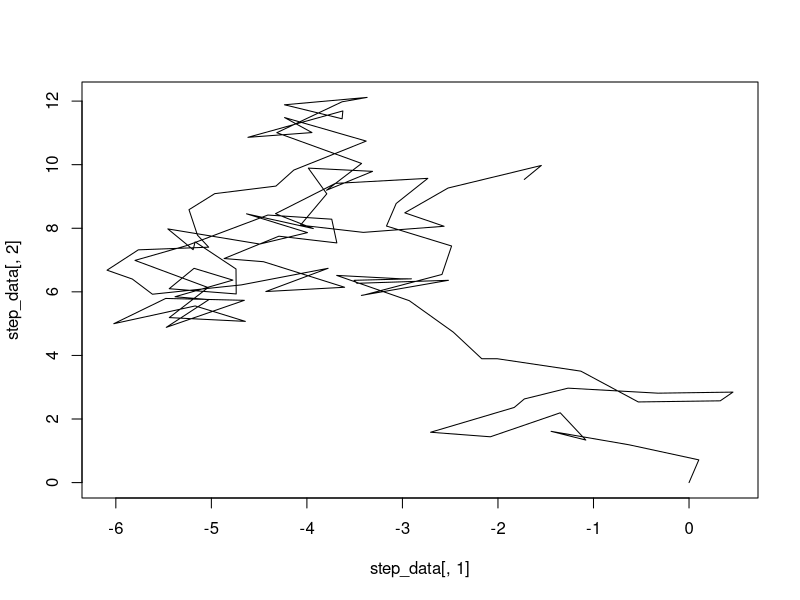
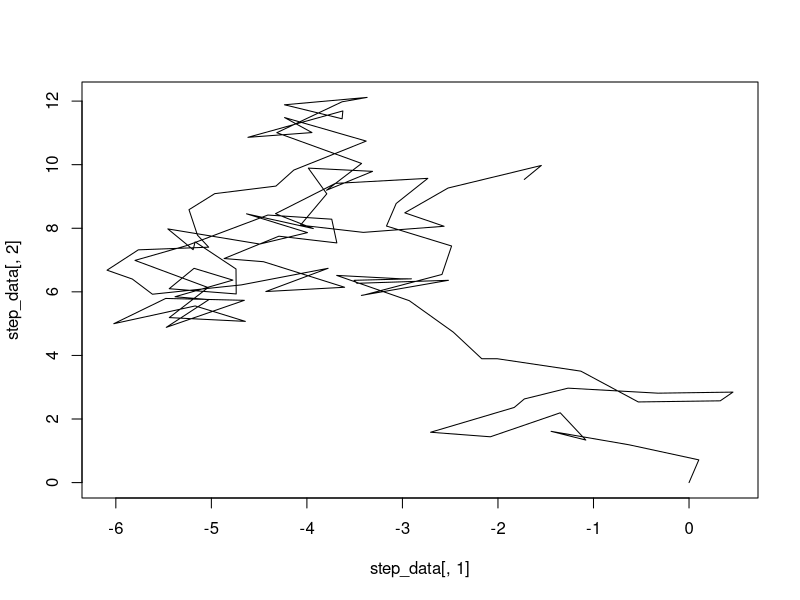
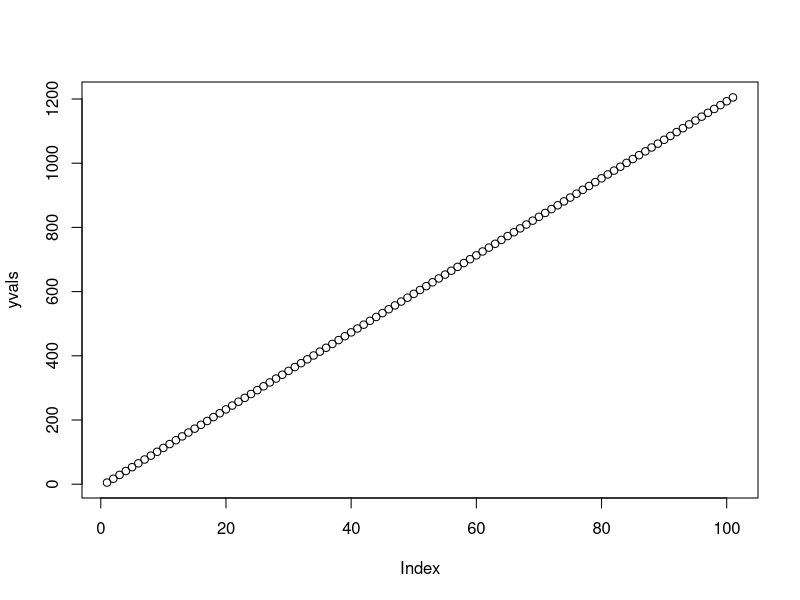
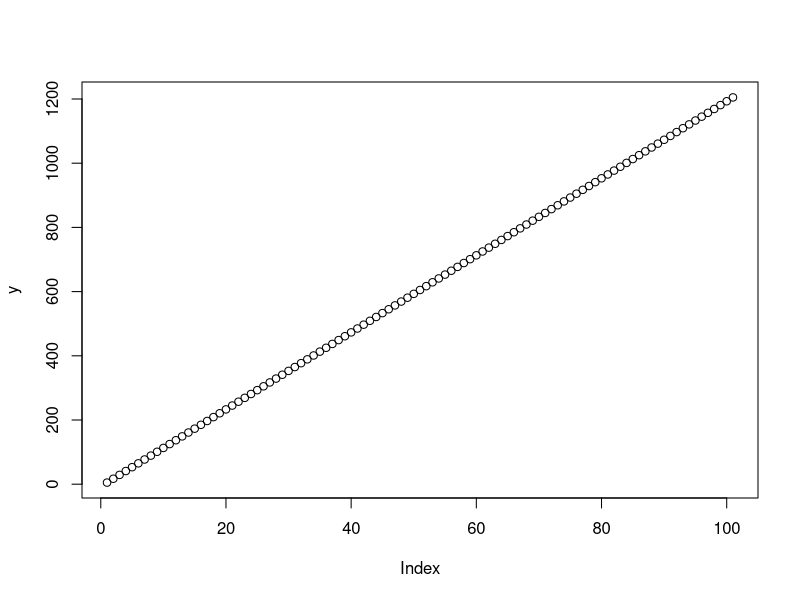
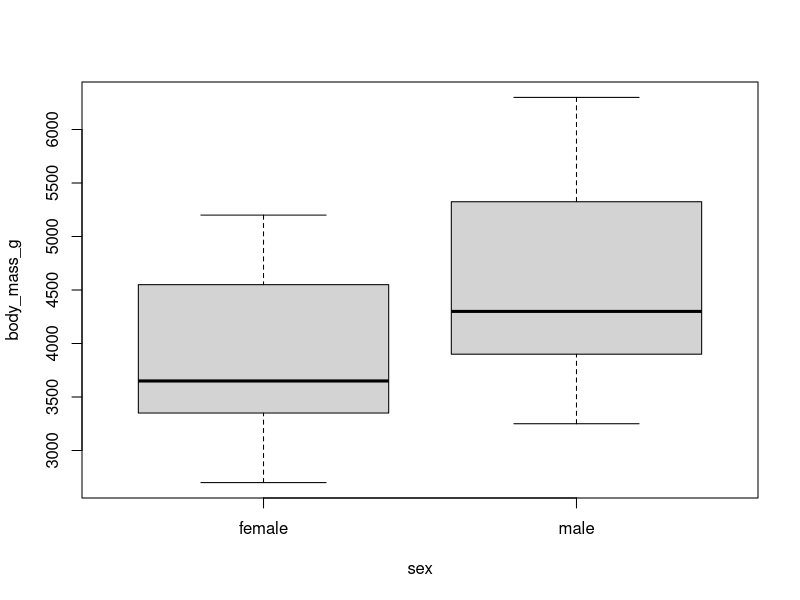
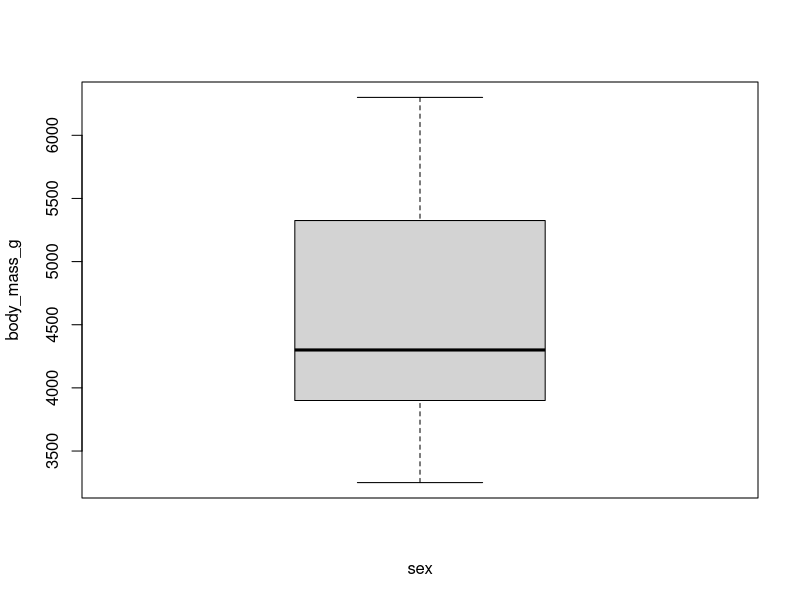
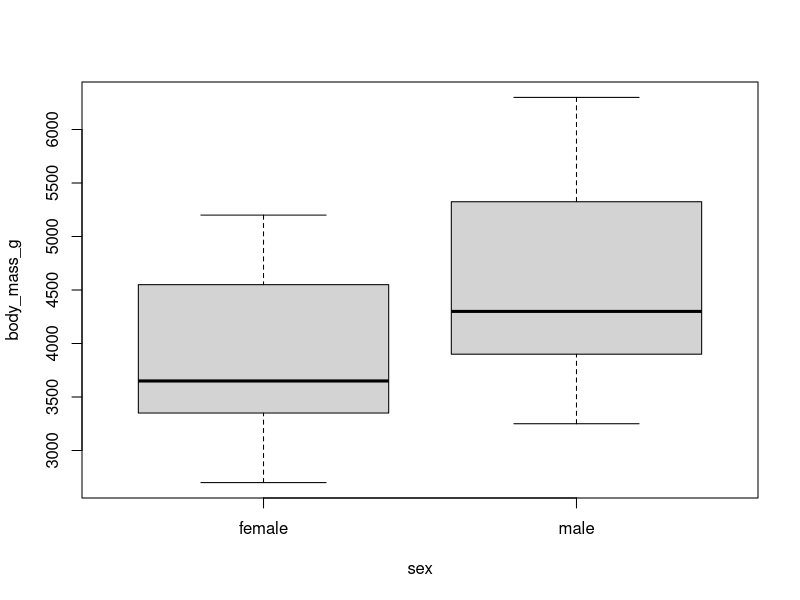
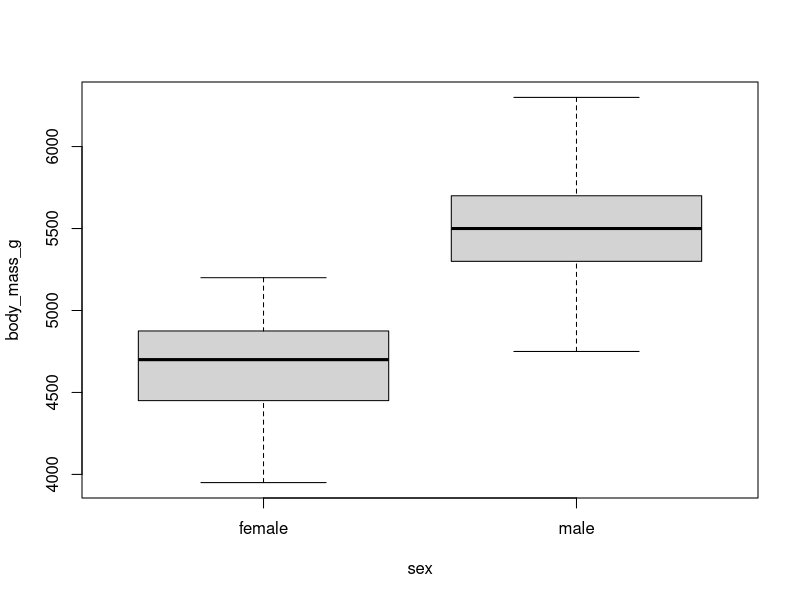

R code for these plots, in order:
#random walk ----

x_start = 0
y_start = 0

n_steps = 100

step_data = matrix(0, ncol = 2, nrow = n_steps + 1)
step_data[1,1] = x_start
step_data[1,2] = y_start

for(i in 1:n_steps){
  
  x_current = step_data[i, 1]
  y_current = step_data[i, 2]
  
  x_next = x_current + runif(n = 1, min = -1, max = 1)
  y_next = y_current + runif(n = 1, min = -1, max = 1)
  
  step_data[i+1, 1] = x_next
  step_data[i+1, 2] = y_next
  
}

plot(step_data[,1], step_data[,2], type = "l")
#lmaoo why did this make europe

#Random walk function v1

r_walk_1 <- function(x_start, y_start, n_steps){
  step_data = matrix(0, ncol = 2, nrow = n_steps + 1)
  step_data[1,1] = x_start
  step_data[1,2] = y_start
  
  for(i in 1:n_steps){
    
    x_current = step_data[i, 1]
    y_current = step_data[i, 2]
    
    x_next = x_current + runif(n = 1, min = -1, max = 1)
    y_next = y_current + runif(n = 1, min = -1, max = 1)
    
    step_data[i+1, 1] = x_next
    step_data[i+1, 2] = y_next
    
    return(step_data)
  }
  
}

plot(step_data[,1], step_data[,2], type = "l")
#Why Do I Keep Making Europe


#linear function silly time ----

slope = 1
intercept = 1

x = 1:5
#this whole time.. i didn't even have to type c()
class(x)
#wait how is it an integer..
#..wtf

y = slope*x + intercept

#oh that is a fuckload of x and y stuff

linear = function(slope, intercept, xmin, xmax){
  
  x = xmin:xmax
  
  y = slope*x + intercept
  
  return(y)
}


yvals <- linear(12, 5, 0, 100)
plot(yvals)

#alternatively we will cut out the middle man

linear2 = function(slope, intercept, xmin, xmax){
  
  x = xmin:xmax
  
  y = slope*x + intercept
  
  plot(y)
}

linear2(12, 5, 0, 100)
#heck yeah


#plot slave ----

require(palmerpenguins)

boxplot(body_mass_g ~ sex, data = penguins)
boxplot(body_mass_g ~ sex, data = droplevels(subset(penguins, penguins$sex == "male")))

bp_sex = function(dat){
  
  boxplot(body_mass_g ~ sex, data = droplevels(dat))
}

bp_sex(penguins)

bp_sex(subset(penguins, penguins$species == "Gentoo"))
